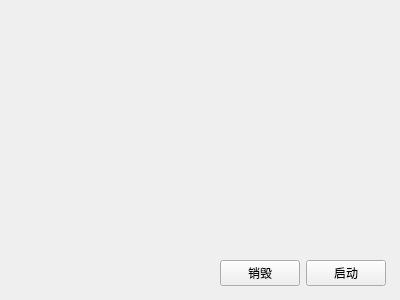
<?xml version="1.0" encoding="UTF-8"?>
<ui version="4.0">
 <class>Form_root</class>
 <widget class="QWidget" name="Form_root">
  <property name="geometry">
   <rect>
    <x>0</x>
    <y>0</y>
    <width>400</width>
    <height>300</height>
   </rect>
  </property>
  <property name="windowTitle">
   <string>Form</string>
  </property>
  <layout class="QVBoxLayout" name="verticalLayout">
   <property name="leftMargin">
    <number>7</number>
   </property>
   <property name="topMargin">
    <number>7</number>
   </property>
   <property name="rightMargin">
    <number>7</number>
   </property>
   <property name="bottomMargin">
    <number>7</number>
   </property>
   <item>
    <widget class="QFrame" name="frame_2">
     <property name="sizePolicy">
      <sizepolicy hsizetype="Preferred" vsizetype="Expanding">
       <horstretch>0</horstretch>
       <verstretch>0</verstretch>
      </sizepolicy>
     </property>
     <property name="frameShape">
      <enum>QFrame::NoFrame</enum>
     </property>
     <property name="frameShadow">
      <enum>QFrame::Raised</enum>
     </property>
    </widget>
   </item>
   <item>
    <widget class="QFrame" name="frame">
     <property name="frameShape">
      <enum>QFrame::NoFrame</enum>
     </property>
     <property name="frameShadow">
      <enum>QFrame::Raised</enum>
     </property>
     <layout class="QHBoxLayout" name="horizontalLayout">
      <property name="leftMargin">
       <number>7</number>
      </property>
      <property name="topMargin">
       <number>7</number>
      </property>
      <property name="rightMargin">
       <number>7</number>
      </property>
      <property name="bottomMargin">
       <number>7</number>
      </property>
      <item>
       <spacer name="horizontalSpacer">
        <property name="orientation">
         <enum>Qt::Horizontal</enum>
        </property>
        <property name="sizeHint" stdset="0">
         <size>
          <width>40</width>
          <height>20</height>
         </size>
        </property>
       </spacer>
      </item>
      <item>
       <widget class="QPushButton" name="pushButton_stop">
        <property name="text">
         <string>销毁</string>
        </property>
       </widget>
      </item>
      <item>
       <widget class="QPushButton" name="pushButton_start">
        <property name="text">
         <string>启动</string>
        </property>
       </widget>
      </item>
     </layout>
    </widget>
   </item>
  </layout>
 </widget>
 <resources/>
 <connections/>
</ui>
